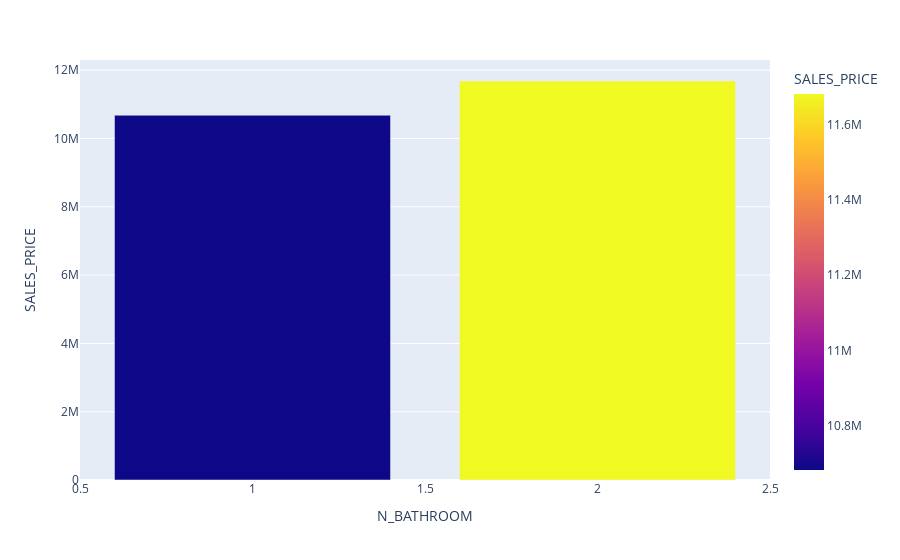

Notebook code cell kept with this figure:
### Markdown cell above
From the above plot it is evident that there is a linear relationship between the N_BEDROOM and Target.

### Code cell
temp =pd.DataFrame(data.groupby('N_BATHROOM')['SALES_PRICE'].mean())
temp = temp.sort_values(by='SALES_PRICE')
temp['N_BATHROOM']=temp.index
N_BATHROOM_values = temp.N_BATHROOM.unique()
px.bar(temp,x='N_BATHROOM',y='SALES_PRICE',color='SALES_PRICE')

### Figure 1 — Plotly figure (JSON) as saved in the notebook; plotly's stock layout.template omitted (floating-point values rounded to 4 significant figures)
{"data": [{"alignmentgroup": "True", "hovertemplate": "N_BATHROOM=%{x}<br>SALES_PRICE=%{marker.color}<extra></extra>", "legendgroup": "", "marker": {"color": [10680000.0, 11680000.0], "coloraxis": "coloraxis", "pattern": {"shape": ""}}, "name": "", "offsetgroup": "", "orientation": "v", "showlegend": false, "textposition": "auto", "type": "bar", "x": [1, 2], "xaxis": "x", "y": [10680000.0, 11680000.0], "yaxis": "y"}], "layout": {"barmode": "relative", "coloraxis": {"colorbar": {"title": {"text": "SALES_PRICE"}}, "colorscale": [[0, "#0d0887"], [0.1111, "#46039f"], [0.2222, "#7201a8"], [0.3333, "#9c179e"], [0.4444, "#bd3786"], [0.5556, "#d8576b"], [0.6667, "#ed7953"], [0.7778, "#fb9f3a"], [0.8889, "#fdca26"], [1, "#f0f921"]]}, "legend": {"tracegroupgap": 0}, "margin": {"t": 60}, "xaxis": {"anchor": "y", "domain": [0, 1], "title": {"text": "N_BATHROOM"}}, "yaxis": {"anchor": "x", "domain": [0, 1], "title": {"text": "SALES_PRICE"}}}}
